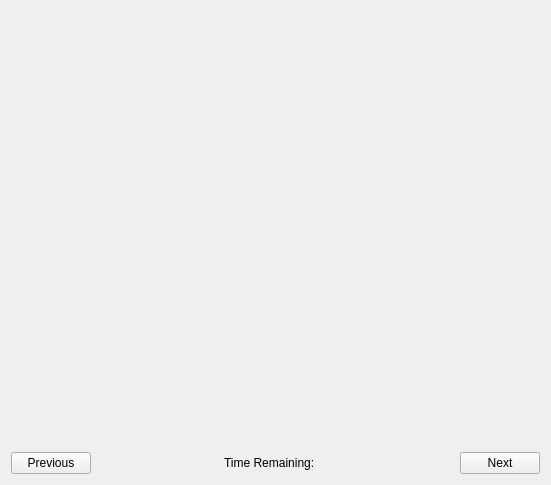
<?xml version="1.0" encoding="UTF-8"?>
<ui version="4.0">
 <class>MainWindow</class>
 <widget class="QMainWindow" name="MainWindow">
  <property name="geometry">
   <rect>
    <x>0</x>
    <y>0</y>
    <width>551</width>
    <height>485</height>
   </rect>
  </property>
  <property name="windowTitle">
   <string>MainWindow</string>
  </property>
  <widget class="QWidget" name="centralWidget">
   <layout class="QHBoxLayout" name="horizontalLayout_2">
    <item>
     <layout class="QVBoxLayout" name="verticalLayout">
      <item>
       <widget class="QStackedWidget" name="stackedWidget">
        <widget class="QWidget" name="page"/>
        <widget class="QWidget" name="page_2"/>
       </widget>
      </item>
      <item>
       <layout class="QHBoxLayout" name="horizontalLayout">
        <item>
         <widget class="QPushButton" name="prevButton">
          <property name="text">
           <string>Previous</string>
          </property>
         </widget>
        </item>
        <item>
         <spacer name="horizontalSpacer">
          <property name="orientation">
           <enum>Qt::Horizontal</enum>
          </property>
          <property name="sizeHint" stdset="0">
           <size>
            <width>40</width>
            <height>20</height>
           </size>
          </property>
         </spacer>
        </item>
        <item>
         <widget class="QLabel" name="label">
          <property name="text">
           <string>Time Remaining:</string>
          </property>
         </widget>
        </item>
        <item>
         <widget class="QLabel" name="timeLabel">
          <property name="text">
           <string/>
          </property>
         </widget>
        </item>
        <item>
         <spacer name="horizontalSpacer_2">
          <property name="orientation">
           <enum>Qt::Horizontal</enum>
          </property>
          <property name="sizeHint" stdset="0">
           <size>
            <width>40</width>
            <height>20</height>
           </size>
          </property>
         </spacer>
        </item>
        <item>
         <widget class="QPushButton" name="nextButton">
          <property name="text">
           <string>Next</string>
          </property>
         </widget>
        </item>
       </layout>
      </item>
     </layout>
    </item>
   </layout>
  </widget>
 </widget>
 <layoutdefault spacing="6" margin="11"/>
 <resources/>
 <connections/>
</ui>
